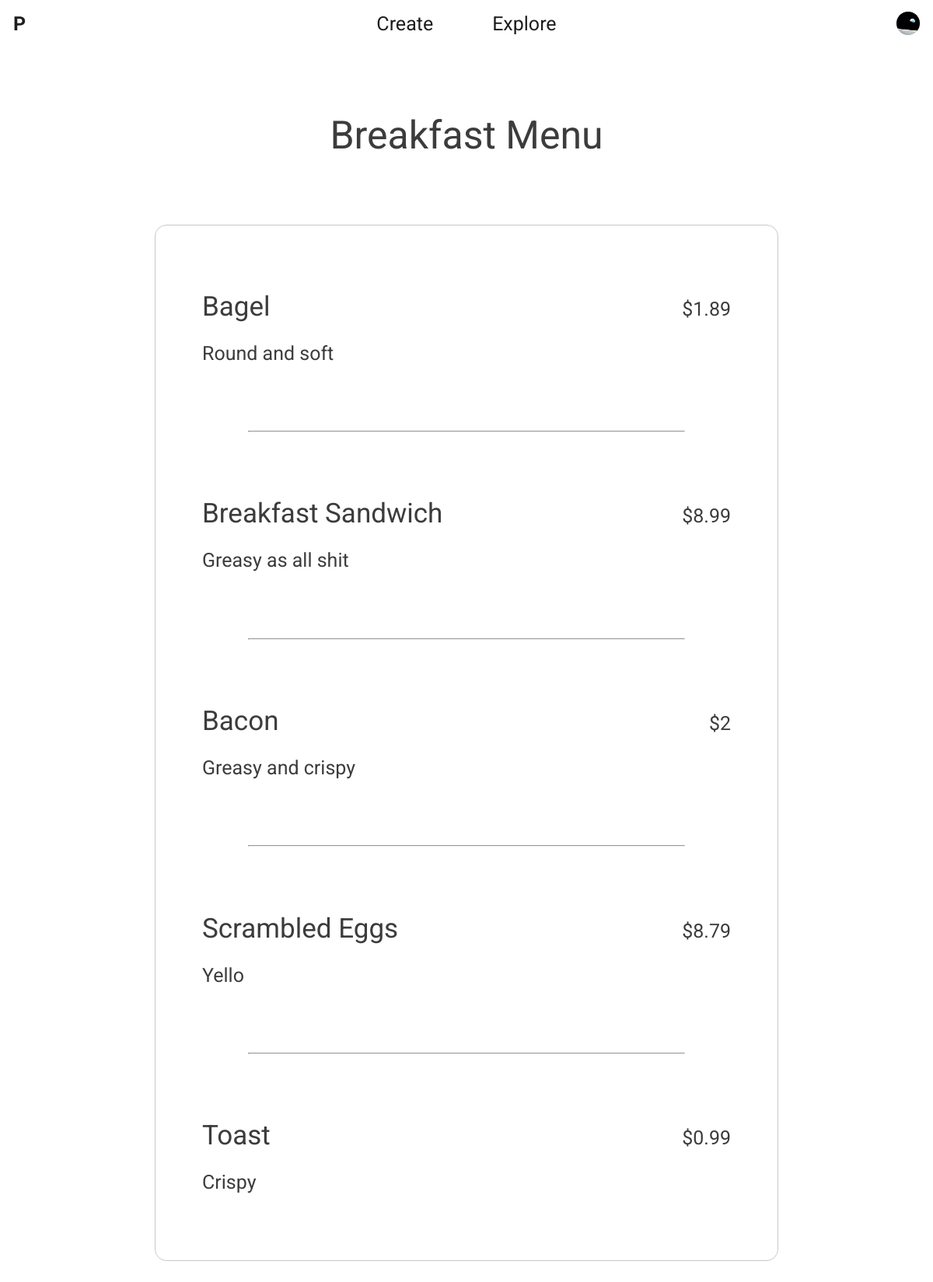
The app's page /explore/?organization=L3Harris&page=3 (signed in) with its own data.
### builder/models.py (models this page shows)
class Page(models.Model):
    name = models.CharField(max_length=LENGTH_SHORT)
    dateCreated = models.DateField()
    typee = models.CharField(max_length=LENGTH_SHORT)
    organization = models.ForeignKey(Organization, on_delete=models.CASCADE)

class SheetItem(models.Model):
    title = models.CharField(max_length=LENGTH_SHORT)
    description = models.CharField(max_length=LENGTH_MEDIUM)
    price = models.FloatField()
    page = models.ForeignKey(Page, on_delete=models.CASCADE)

### client/views.py (the view, shortened to what this page needs)
# urls.py: path('explore/', views.explore, name='explore')
def explore(request):
    requestApprovalForm = RequestApprovalForm(request.POST)
    organizationForm = OrganizationForm(request.GET)
    pageForm = PageForm(request.GET)
    if pageForm.is_valid():
        return render(request, 'view_page.html', {'pageData': buildPageData(pageForm.cleaned_data['page'])})
    elif requestApprovalForm.is_valid():
        return redirect('/explore/')
    return render(request, 'explore.html', {'organizationForm': OrganizationForm()})

### client/templatetags/view_page.py (called while the page is built)
@register.filter(name='formatPrice')
def formatPrice(price):
    if int(price) == price:
        return int(price)
    return format(price, '.2f')

### client/views.py (called while the page is built)
def buildPageData(pageId):
    page = Page.objects.get(id=pageId)
    pageData = {'name': page.name, 'sheetItems': SheetItem.objects.filter(page=page)}
    return pageData

### client/templates/view_page.html (shortened to what this page needs)
<html>
    {% load static %}
    {% load view_page %}
    <head>
        <link rel="stylesheet" type="text/css" href="{% static 'styles/view_page.css' %}">
    </head>
    <body>
        {% include 'core.html' %}
        <div class="content">
            <h1>{{ pageData.name }}<h1>
            <div class="items">
                {% for sheetItem in pageData.sheetItems %}
                    <div class="sheet-item">
                        <div class="title-price">
                            <h2>{{ sheetItem.title }}</h2><h3>${{ sheetItem.price|formatPrice }}</h3>
                        </div>
                        <p>{{ sheetItem.description }}</p>
                    </div>
                    {% if forloop.counter < pageData.sheetItems|length %}
                        <hr>
                    {% endif %}
                {% endfor %}
            </div>
        </div>
    </body>
</html>

### pages/templates/core.html (shortened to what this page needs)
{% load static %}
<link rel="stylesheet" type="text/css" href="{% static 'styles/core.css' %}">
<div class="top-nav">
    <div class="left">
        <a href="{% url 'home' %}">P</a>
    </div>
    <div class="center">
        <a href="{% url 'create' %}">Create</a>
        {% if request.user.is_anonymous %}
            <a href="{% url 'login' %}">Explore</a>
        {% else %}
            <a href="{% url 'explore' %}">Explore</a>
        {% endif %}
    </div>
    <div class="right">
        {% if request.user.is_anonymous %}
            <a href="{% url 'login' %}">Login</a>
        {% else %}
            <a href="{% url 'profile' %}">
                {% if request.user.profile.organization %}
                    <img src="{% static 'images/earth.png' %}" alt="profile">
                {% else %}
                    <img src="{% static 'images/cliff.png' %}" alt="profile">
                {% endif %}
            </a>
        {% endif %}
    </div>
</div>

### client/static/styles/view_page.css (style rules this page uses)
.content { align-items: center; }
.content .items { width: 90vw; max-width: 800px; display: flex; flex-direction: column; margin: 0 0 10vh 0; border: 1px solid rgb(200, 200, 200); border-radius: 15px; }
.content .items .sheet-item { display: flex; flex-direction: column; align-items: start; margin: 5vh 5vmin; }
.content .items .sheet-item .title-price { width: 100%; display: flex; justify-content: space-between; align-items: baseline; }
.content .items .sheet-item .title-price h2 { margin: 0; text-align: left; font-size: 35px; font-weight: normal; }
.content .items .sheet-item .title-price h3 { margin: 0; font-size: 25px; font-weight: normal; }
.content .items .sheet-item p { font-size: 25px; margin-bottom: 0; }
.content .items hr { width: 70%; margin: 0 auto 0 auto; }

### pages/static/styles/core.css (style rules this page uses)
body { width: 100%; height: 100%; display: flex; flex-direction: column; margin: 0; font-family: Roboto; color: rgb(30, 30, 30); overflow: hidden; }
.top-nav { width: 100vw; height: 60px; z-index: 1; display: flex; justify-content: center; align-items: center; }
.top-nav .left { position: absolute; left: 1vmax; }
.top-nav .left a { font-size: 25px; font-weight: bold; color: rgb(30, 30, 30); text-decoration: none; }
.top-nav .center a { margin: 0 3vw 0 3vw; font-size: 25px; color: rgb(30, 30, 30); text-decoration: none; }
.top-nav .right { position: absolute; right: 1vmax; }
.top-nav .right a { font-size: 25px; color: rgb(30, 30, 30); text-decoration: none; }
.top-nav .right a img { height: 30px; }
.content { position: relative; width: 100%; height: 500px; display: flex; flex-direction: column; flex: 1; overflow: auto; overflow-x: hidden; }
.content h1 { margin: 5vh 0 0 0; text-align: center; font-size: 50px; font-weight: normal; color: rgb(60, 60, 60); }
.content h2 { width: 95vw; max-width: 1100px; margin: 2vh 0 0 0; text-align: center; font-size: 25px; font-weight: normal; line-height: 40px; color: rgb(60, 60, 60); }
@media only screen and (min-width: 580px) { .top-nav .left { display: block; } }

### records on screen
Page: name "Breakfast Menu"
SheetItem: title "Bagel", price "1.89", description "Round and soft"
SheetItem: title "Breakfast Sandwich", price "8.99", description "Greasy as all shit"
SheetItem: title "Bacon", price "2", description "Greasy and crispy"
SheetItem: title "Scrambled Eggs", price "8.79", description "Yello"
SheetItem: title "Toast", price "0.99", description "Crispy"
